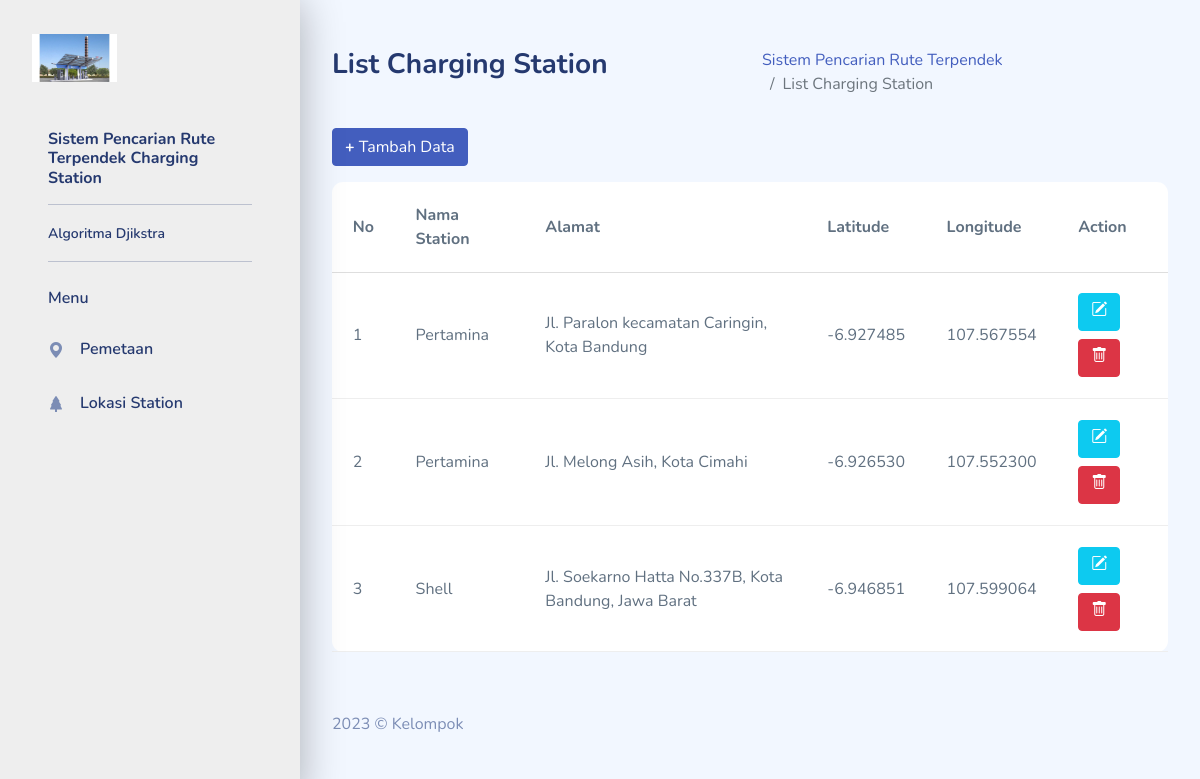
/index.php/station, run on the app's committed database.
### tables this page shows
CREATE TABLE `lokasi` (
  `id_station` int(11) NOT NULL,
  `nama_station` varchar(255) DEFAULT NULL,
  `alamat` text DEFAULT NULL,
  `latitude` varchar(255) DEFAULT NULL,
  `longitude` varchar(255) DEFAULT NULL,
  `gambar` text DEFAULT NULL
);

### application/views/layout/wrapper.php (called while the page is built)
<?php
require_once('head.php');
require_once('sidebar.php');
require_once('header.php');
require_once('content.php');
require_once('footer.php');

### application/controllers/Station.php (called while the page is built, shortened)
<?php
class Station extends CI_Controller {
  public function __construct()
  {
    $this->load->model('m_station');
  }
  public function index()
  {
    $data = array(
      'title' => 'List Charging Station',
      'station' => $this->m_station->tampil(),
      'isi' => 'datastation'
    );
    $this->load->view('layout/wrapper', $data, FALSE);
  }
}

### index.php (called while the page is built, shortened)
<?php
require_once BASEPATH.'core/CodeIgniter.php';

### application/views/layout/content.php (called while the page is built)
<?php
if ($isi) {
  $this->load->view($isi);
}

### application/models/M_station.php (called while the page is built, shortened)
<?php
class M_station extends CI_Model {
  public function tampil()
  {
    $this->db->select('*');
    $this->db->from('lokasi');
    $this->db->order_by('id_station', 'desc');
    return $this->db->get()->result();
  }
}

### application/views/datastation.php (the view, shortened to what this page needs)
<section class="section">
  <div class="row" id="basic-table">
    <div class="col-12 mt-3">
      <a href="<?= base_url('station/input') ?>" class="btn btn-primary mb-3"><b>+</b> Tambah Data</a>
      <div class="card">
        <div class="card-content">
          <div class="table-responsive">
            <table class="table mb-0 table-lg">
              <thead>
                <tr>
                  <th>No</th>
                  <th>Nama Station</th>
                  <th>Alamat</th>
				  <th>Latitude</th>
				  <th>Longitude</th>
                  <th>Action</th>
                </tr>
              </thead>
              <tbody>
                <?php $no=1; foreach ($station as $key => $value) { ?>
                <tr>
                  <td><?= $no++; ?></td>
                  <td><?= $value->nama_station; ?></td>
                  <td><?= $value->alamat; ?></td>
				  <td><?= $value->latitude; ?></td>
				  <td><?= $value->longitude; ?></td>
                  <td>
                    <a href="<?= base_url('station/edit/'. $value->id_station) ?>" class="btn btn-info mb-2"><i
                        class="bi bi-pencil-square"></i></a>
                    <a href="<?= base_url('station/hapus/'. $value->id_station) ?>" class="btn btn-danger"
                      onclick="return confirm('Apakah anda yakin ingin menghapus data?')"><i
                        class="bi bi-trash"></i></a>
                  </td>
                </tr>
                <?php } ?>
              </tbody>
            </table>
          </div>
        </div>
      </div>
    </div>
  </div>
</section>

### application/views/layout/head.php (shortened to what this page needs)
<!DOCTYPE html>
<html lang="en">
<head>
  <link rel="stylesheet" href="<?= base_url() ?>template/assets/css/bootstrap.css">
  <link rel="stylesheet" href="<?= base_url() ?>template/assets/vendors/perfect-scrollbar/perfect-scrollbar.css">
  <link rel="stylesheet" href="<?= base_url() ?>template/assets/vendors/bootstrap-icons/bootstrap-icons.css">
  <link rel="stylesheet" href="<?= base_url() ?>template/assets/css/app.css">
  <link rel="stylesheet" href="https://unpkg.com/leaflet@1.7.1/dist/leaflet.css" />
</head>
<body>

### application/views/layout/sidebar.php (shortened to what this page needs)
<div id="app">
  <div id="sidebar" class="active">
    <div class="sidebar-wrapper active">
      <div class="sidebar-header">
        <div class="d-flex justify-content-between">
          <div class="logo">
            <a href="#"><img src="<?= base_url() ?>template/assets/images/cc.jpg" alt="Logo"
                srcset="">
            </a>
          </div>
        </div>
      </div>
      <div class="sidebar-menu">
        <ul class="menu">
          <li class="sidebar-title">
            <h6>Sistem Pencarian Rute Terpendek
			  Charging Station</h6>
            <hr>
            <small>Algoritma Djikstra</small>
            <hr>
          </li>
          <li class="sidebar-title">
            Menu
          </li>
          <li class="sidebar-item <?php if($this->uri->uri_string() == 'home') { echo 'active'; } ?>">
            <a href="<?= base_url('home') ?>" class='sidebar-link'>
              <i class="bi bi-geo-alt-fill"></i>
              <span>Pemetaan</span>
            </a>
          </li>
          <li class="sidebar-item <?php if($this->uri->uri_string() == 'wisata') { echo 'active'; } ?>">
            <a href="<?= base_url('station') ?>" class='sidebar-link'>
              <i class="bi bi-tree-fill"></i>
              <span>Lokasi Station</span>
            </a>
          </li>
        </ul>
      </div>
    </div>
  </div>

### application/views/layout/header.php (shortened to what this page needs)
<div id="main">
  <div class="page-heading">
    <div class="page-title">
      <div class="row">
        <div class="col-12 col-md-6 order-md-1 order-last">
          <h3><?= $title; ?></h3>
        </div>
        <div class="col-12 col-md-6 order-md-2 order-first">
          <nav aria-label="breadcrumb" class="breadcrumb-header float-start float-lg-end">
            <ol class="breadcrumb">
              <li class="breadcrumb-item"><a href="<?= base_url() ?>">Sistem Pencarian Rute Terpendek
			  </a></li>
              <li class="breadcrumb-item active" aria-current="page"><?= $title; ?></li>
            </ol>
          </nav>
        </div>
      </div>
    </div>

### application/views/layout/footer.php (shortened to what this page needs)
<footer>
  <div class="footer clearfix mb-0 text-muted">
    <div class="float-start">
      <p>2023 &copy; Kelompok </p>
    </div>
  </div>
</footer>
</div>
</div>
</body>
</html>

### template/assets/css/app.css (style rules this page uses)
.btn i, .btn svg { width: 16px; height: 16px; }
.btn.btn-danger, .btn.btn-info, .btn.btn-primary, .btn.btn-secondary, .btn.btn-success, .btn.btn-warning { color: #fff; }
.card { margin-bottom: 2.2rem; border: none; }
.card .card-content { position: relative; }
#sidebar.active .sidebar-wrapper { left: 0; }
.sidebar-wrapper { width: 300px; height: 100vh; position: fixed; top: 0; z-index: 10; overflow-y: auto; background-color: rgb(238, 238, 238); bottom: 0; transition: left 0.5s ease-out; box-shadow: 0px 2px 40px rgba(0, 0, 0, 0.3); }
.sidebar-wrapper .sidebar-header { padding: 2rem 2rem 1rem; font-size: 2rem; font-weight: 700; }
.sidebar-wrapper .sidebar-header img { height: 3rem; }
.sidebar-wrapper .menu { margin-top: 2rem; padding: 0 2rem; font-weight: 600; }
.sidebar-wrapper .menu .sidebar-title { padding: 0 1rem; margin: 1.5rem 0 1rem; font-size: 1rem; list-style: none; font-weight: 600; color: #25396f; }
.sidebar-wrapper .menu .sidebar-link { display: block; padding: 0.7rem 1rem; font-size: 1rem; display: flex; align-items: center; border-radius: 0.5rem; transition: all 0.5s; text-decoration: none; color: #25396f; }
.sidebar-wrapper .menu .sidebar-link i, .sidebar-wrapper .menu .sidebar-link svg { color: #7c8db5; }
.sidebar-wrapper .menu .sidebar-link span { margin-left: 1rem; }
.sidebar-wrapper .menu .sidebar-item { list-style: none; margin-top: 0.5rem; position: relative; }
.dataTable-table td, .dataTable-table thead th, .table td, .table thead th { vertical-align: middle; }
.dataTable-table:not(.table-borderless) thead th, .table:not(.table-borderless) thead th { border-bottom: 1px solid #dedede !important; }
.table-lg.dataTable-table tr td, .table-lg.dataTable-table tr th, .table.table-lg tr td, .table.table-lg tr th { padding: 1.3rem; }
.bi { width: 1rem; height: 1rem; }
#main { margin-left: 300px; padding: 2rem; }
.page-heading { margin: 0 0 2rem; }
.page-heading h3 { font-weight: 700; }
a { text-decoration: none; }
footer { margin-top: 1.5rem; }

### data on the page
lokasi: nama_station "Pertamina", alamat "Jl. Paralon kecamatan Caringin, Kota Bandung", latitude "-6.927485", longitude "107.567554"
lokasi: nama_station "Pertamina", alamat "Jl. Melong Asih, Kota Cimahi", latitude "-6.926530", longitude "107.552300"
lokasi: nama_station "Shell", alamat "Jl. Soekarno Hatta No.337B, Kota Bandung, Jawa Barat", latitude "-6.946851", longitude "107.599064"

### other printed values
$title "List Charging Station"
